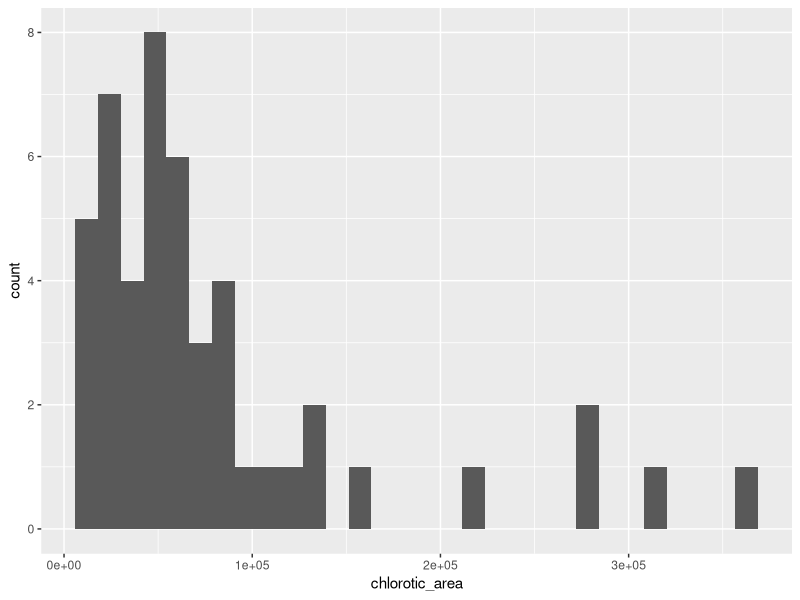
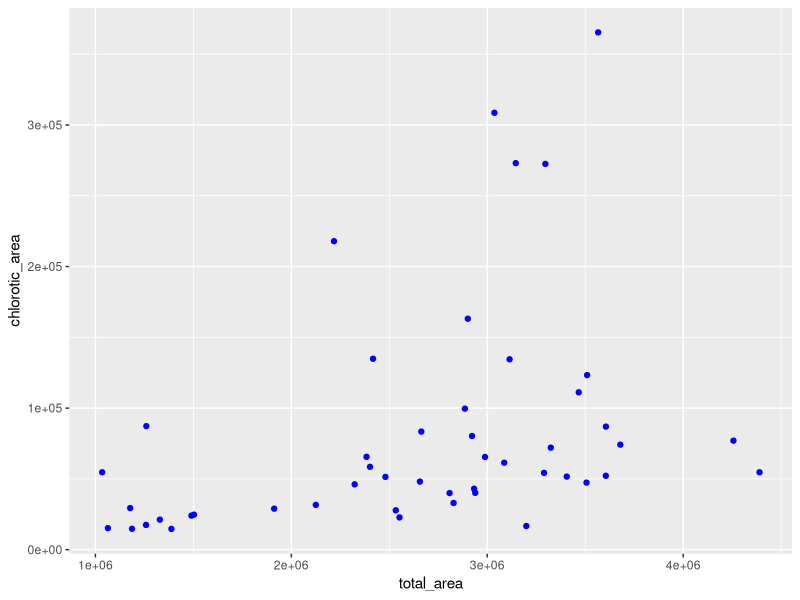
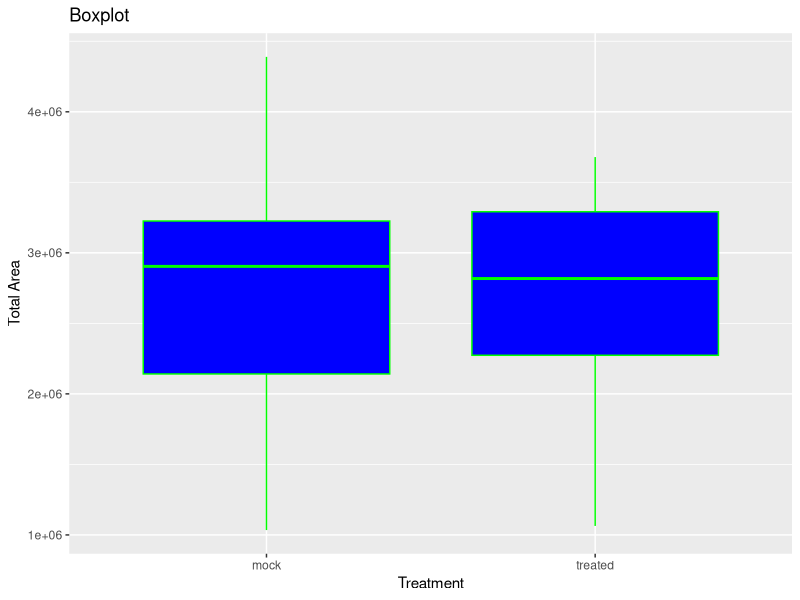
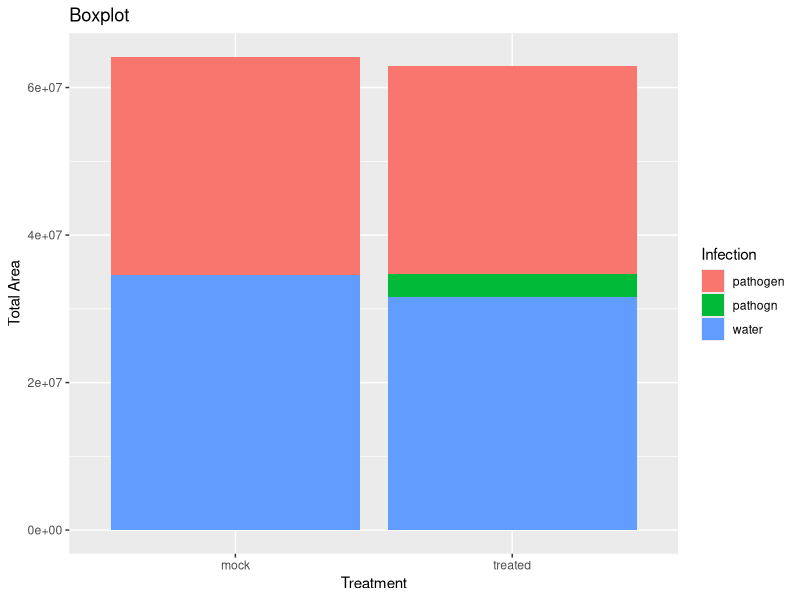
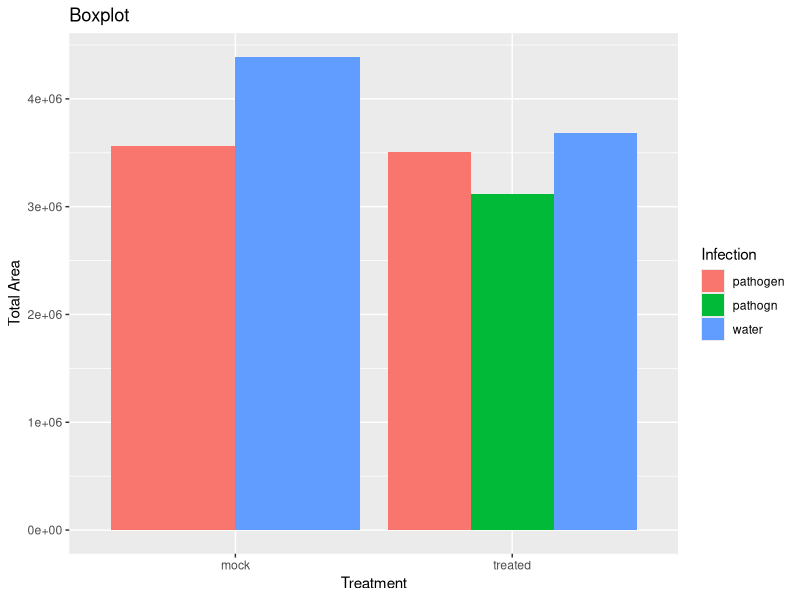
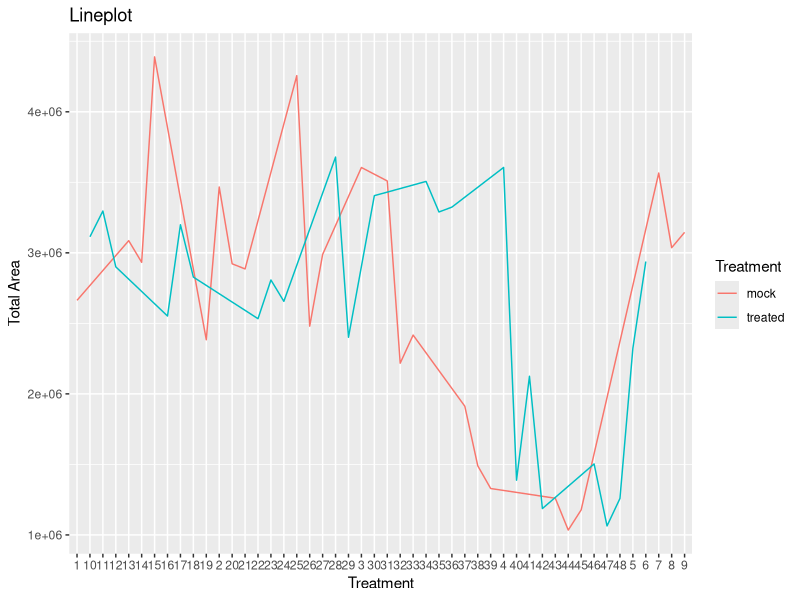
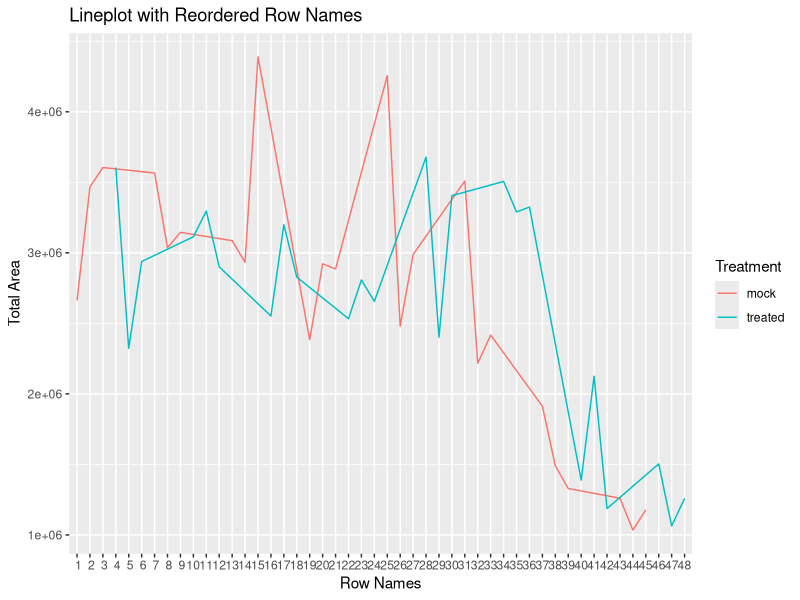
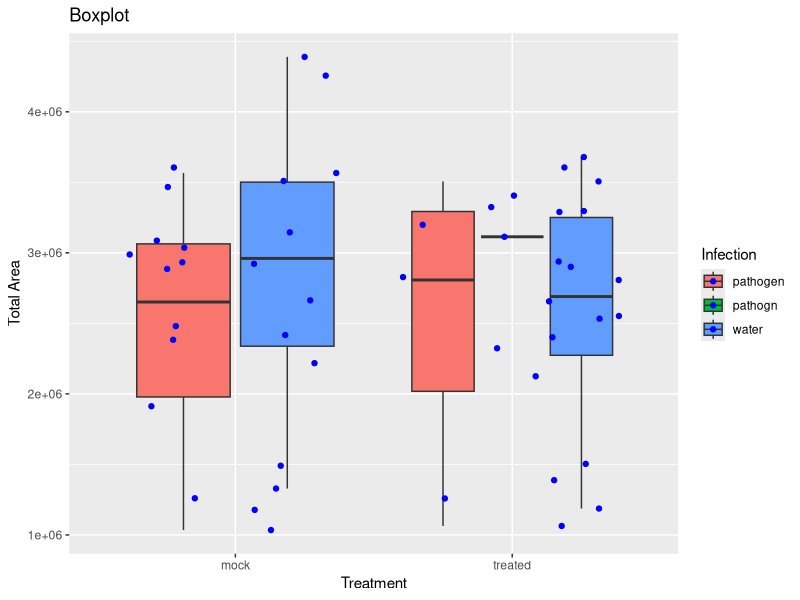

Write the R code that produced these figures, in order.
###creating different graphs in GGplot2###

#The purpose  of this section is to learn how to 
#build graphs in GGplot 2. We will start by loading 
#the necessary data and libraries

###########
###Setup###
###########

#Install Packages if you have not already
install.packages("tidyverse")
install.packages("ggplot2")
install.packages("readxl")

#Load libraries once packages are installed 
library("tidyverse")
library("ggplot2")
library("readxl") 

#Set your working directory if you have not yet done so
setwd("~/your_file_name")

#Load the data 
tomato <- read_excel("Rocio_tomato_modified.xlsx")

#################################
###View, edit, select the data###
#################################

#before building graphs it is important to first understand the data
#lets take a look at the data and see if names need to be changed and 
#if there is missing data 

#check what format your data is in and change it to a data frame for graphing
tomato<-as.data.frame(tomato)

#use the glimpse function to understand the format the data is in
glimpse(tomato)

#it looks like we have  names, values, and some formatting that needs to be changed  

#Lets start with column names. create list of column names
names(tomato)

#there are names that should be changed, some are misspelled
#and some are in a format r has trouble with. specifically 
#it is important to not use spaces in your data

#rename column names#
#we can rename the data by piping and using the "rename" function
#for names that have spaces you can use  `name space` to show 
#it is one unit.

tomato <- tomato %>%
  rename(total_area = `total area`) 

tomato <- tomato %>%
  rename(chlorotic_area = `chlorotic area`,
         Treatment = `Treatement`
  ) 

#look at column names and see if you like your corrections
names(tomato)

#Now lets take a look at individual column values
tomato$Treatment

#For large data sets, looking at every value is not always useful. 
#lets just look at all the unique values in the column. we can do 
# this in tidyverse by using the distinct function take a look at 
#all the character columns 

tomato %>%
  distinct(Infection) 

#it looks like there are spelling errors in the columns. we can rename them using 
#two functions mutate and str_replace
tomato %>%
  mutate(Infection = str_replace(Infection, "pathogn", "pathogen")) 


#take another look at distinct values to make sure you are happy with it. 
tomato %>%
  distinct(Infection) 

#Lets Use the glimpse function again 
glimpse(tomato)

#it looks like the rep column is considered to be numeric (dbl). lets change 
#this to character (chr). we can do this using mutate

tomato %>%
  mutate(rep = as.character(rep))

#Sometimes you may only want to make a graph using a smaller part of the 
#your data. you can filter your data and make a new table with only the values 
#needed. For example. lets make a new table the only contains rep 1 and 3
#to do this we can use the filter function. remember "==" means equal and "!="
#means dose not equal 

tomato_filtered <- tomato %>% 
  filter(Treatment == "mock")

df_filtered <- tomato %>%
  filter(rep != "2" & rep != "4") 

#############################
###Create Plots in GGplot2###
#############################

#Change data to dataframe
tomato<-as.data.frame(tomato)

#make sure columns with numerical values are considered numeric

#In this intro to GGplot2 we will look at mapping, layers, and scales. you
#map variables to graphics and you add on layers to the map to adjust graphics, 
#you can then add in scales to further manipulate your graphic
#We will map or select the data using aes(). Then we will select the type of graph we
#want using using "geom_" for example: geom_histogram; geom_point; geom_boxplot  
#geom_col; geom__line). We will make 4 graphs, for each one we will learn a new syntax, 
#slowly adding layers to the graph

###Make a simple histogram
#use the function geom_histogram
ggplot(tomato, aes(x = chlorotic_area)) + 
  geom_histogram()

### Make a scaterplot, 
#Use the function geom_point
#selecting color using color = in geom_point()

ggplot(tomato, aes(x = total_area, y = chlorotic_area)) + 
  geom_point(color = "blue") 

#Make a boxplot, 
#Use the function geom_boxplot
#selecting color using "color =" and "fill =" in geom_boxplot()
#Add labels and titles using labs(title="name", x ="name", y="name") 


ggplot(tomato, aes(x = Treatment, y = total_area)) +
  geom_boxplot(color="green", fill = "blue") + 
  labs(title = "Boxplot", x = "Treatment", y = "Total Area") 

#Make a Barplot 
#Use the function geom_col()
#selecting color using "fill =" aes()  
#Add labels and titles using labs(title="name", x ="name", y="name") 
#adding groups using fill=


ggplot(tomato, aes(x = Treatment, y = total_area, fill = Infection)) +
  geom_col() + 
  labs(title = "Boxplot", x = "Treatment", y = "Total Area") 

#Make the graph again, but this time lets place the bars next to each other, 
#geom_col(position = "dodge")

ggplot(tomato, aes(x = Treatment, y = total_area, fill = Infection)) +
  geom_col(position = "dodge") + 
  labs(title = "Boxplot", x = "Treatment", y = "Total Area") 


###lineplot, 
#geom__line is the function used to make line graphs. 
#lets make the x axis the rownames of our table
#select color using "color =" in aes ()
#create groups using "group =" in aes()
#Add labels and titles using labs(title="name", x ="name", y="name") 

ggplot(tomato, aes(x = rownames(tomato), y = total_area, group = Treatment, color = Treatment )) + 
  geom_line() + 
  labs(title = "Lineplot", x = "Treatment", y = "Total Area") 

#That graph dose not look good, lets change the order of the x axis using scale_x_discrete. we want R to consider 
#rownames as numeric for this so lets tell R that this data should be numeric

ggplot(tomato, aes(x = rownames(tomato), y = total_area, group = Treatment, color = Treatment)) +
  geom_line() +
  scale_x_discrete(limits = sort(as.numeric(rownames(tomato)))) +  
  labs(title = "Lineplot with Reordered Row Names", x = "Row Names", y = "Total Area")

###Jitter
#in this final section we will add all data points to a box plot using geom_jitter

#Boxplot using geom_jitter, 
#see what happens when you place jitter before and after geom_boxplot   

ggplot(tomato, aes(x = Treatment, y = total_area, fill=Infection)) +
  geom_boxplot() + 
  geom_jitter(color="blue") +  
  labs(title = "Boxplot", x = "Treatment", y = "Total Area") 

###Challenge###
#Try to create all 4 graphs using different values for x, y and group
#Select a new dataset or use your own data and create a graph














